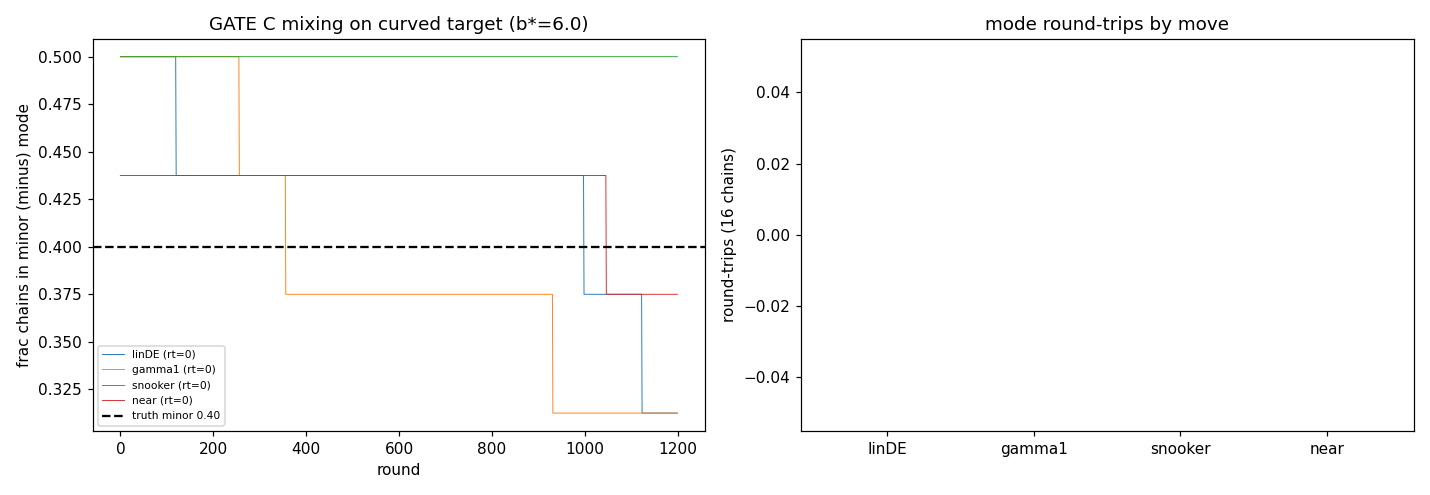

Python code for this plot:
"""GATE-1 (faithful, anti-gaming) + GATE C (curvature robustness) on the curved
testbed, driving the REAL MCLMC kernel.

GATE-1: run the LINEAR DE baseline (de_mclmc.make_composite, the unmodified module)
on the curved target with the honest within-mode mass matrix and a balanced 16-chain
init. Calibrate curvature b so the linear-DE acceptance reproduces the carousel's low
~0.5-1.5% (an order of magnitude below the Gaussian carousel_testbed's ~8.7%). Report
the measured number so the orchestrator can verify calibration. If >5% the testbed is
too easy (ill-posed) -> increase b.

GATE C: at the calibrated b*, run each candidate move on the SAME balanced init and
compare effective mode-mixing (cross-mode round-trips, DE/move acceptance, weight
recovery) against the linear-DE baseline. A method "wins" only if it materially beats
linear DE on round-trips while staying unbiased.

PRE-REGISTRATION (cause/prediction/falsifier):
  Cause: all affine proposals land off the curved ridge (measured in offridge_diag:
  off-ridge 17-700 vs on-manifold 3), so cross-mode acceptance stays ~0.1-1% and
  round-trips stay low for EVERY affine move -- including gamma=1 teleport, near-
  teleport, and snooker.
  Prediction: at b*, round-trips for gamma1/near/snooker are within ~2-3x of linear
  DE (same order), NOT the >10x needed to call it a working mode-hop. near (best in
  geometry) is the most likely to edge ahead but stays << on-manifold mixing.
  Falsifier: any move gives >=10x the linear-DE round-trips at equal cost AND stays
  unbiased -> it beats the curvature wall.

Plots before metrics. Verdicts PROPOSED / UNCERTIFIED. Usage: curved_gates.py [Rscale]
"""
import os, sys, time, json
import numpy as np
import jax, jax.numpy as jnp
jax.config.update("jax_enable_x64", True)
import matplotlib; matplotlib.use("Agg")
import matplotlib.pyplot as plt

HERE = os.path.dirname(os.path.abspath(__file__))
sys.path.insert(0, HERE); sys.path.insert(0, os.path.dirname(HERE))
from curved_testbed import CurvedTarget
from de_teleport import make_teleport_composite
from de_mclmc import make_composite                      # the UNMODIFIED linear-DE baseline
from validate_analytic import integrated_autocorr_time, block_bootstrap_se

D = 10; NCH = 16; K = 20; SEED = 20260627
RS = float(sys.argv[1]) if len(sys.argv) > 1 else 1.0
R = int(1200 * RS)


def balanced_init(t, seed):
    rng = np.random.default_rng(seed)
    a = t.exact_draws_mode(NCH//2, 0, rng); b = t.exact_draws_mode(NCH//2, 1, rng)
    out = np.empty((NCH, D)); out[0::2] = a; out[1::2] = b
    return out


def run(comp, init, n_rounds, seed):
    st = comp["init_states"](jnp.asarray(init), jax.random.key(seed))
    keys = jax.random.split(jax.random.key(seed+7), n_rounds)
    pos = np.empty((n_rounds, NCH, D)); acc = np.empty((n_rounds, NCH))
    for r in range(n_rounds):
        st, (p, ec, a) = comp["round"](st, keys[r]); pos[r] = np.asarray(p); acc[r] = np.asarray(a)
    return pos, acc


def round_trips(modes):
    R_, C = modes.shape; tot = 0; cross = 0
    for c in range(C):
        d = np.diff(modes[:, c]); ups = int((d == 1).sum()); dns = int((d == -1).sum())
        tot += min(ups, dns); cross += int(np.abs(d).sum())
    return tot, cross


def measure(comp, t, init, seed):
    pos, acc = run(comp, init, R, seed)
    modes = t.classify(pos)                     # (R,NCH) 0=plus,1=minus
    w = (modes == 1).mean(1)                    # frac in minus per round
    rt, cross = round_trips(modes)
    return dict(de_acc=float(acc.mean()), rt=rt, cross=cross,
                w_mean=float(w[R//2:].mean()), w_series=w, pos=pos, modes=modes)


def main():
    t0 = time.time(); store = {}; print(f"R={R}", flush=True)

    # ---------------- GATE-1: linear-DE acceptance vs b ----------------------
    print("\n===== GATE-1: linear DE (de_mclmc) acceptance vs curvature b =====", flush=True)
    g1 = []
    for b in [6.0, 9.0, 12.0]:
        t = CurvedTarget(D=D, b=b)
        Cg = jnp.asarray(t.within_mode_cov(0)); Lg = jnp.linalg.cholesky(Cg)
        comp = make_composite(t.logp, D, NCH, L=10.0, step_size=0.05, K=K,
                              b0=0.1, p_jump=0.3, inverse_mass_matrix=Cg, eps_scale=Lg)
        mr = measure(comp, t, balanced_init(t, SEED), SEED)
        g1.append((b, mr)); print(f"  b={b:4.1f}  linDE acc={mr['de_acc']*100:6.3f}%  "
                                  f"round-trips={mr['rt']:3d}  w(minor/minus)={mr['w_mean']:.3f}", flush=True)
    # pick b* with acc closest to 1% (and <5%)
    cand = [(b, mr) for b, mr in g1 if mr['de_acc'] < 0.05]
    b_star, base_mr = min((cand or g1), key=lambda x: abs(x[1]['de_acc'] - 0.01))
    print(f"  -> b* = {b_star} (linDE acc {base_mr['de_acc']*100:.3f}%, target 0.5-1.5%)", flush=True)
    store["gate1_b"] = np.array([x[0] for x in g1])
    store["gate1_acc"] = np.array([x[1]['de_acc'] for x in g1])
    store["gate1_rt"] = np.array([x[1]['rt'] for x in g1])
    store["b_star"] = b_star

    # ---------------- GATE C: compare moves at b* ----------------------------
    print(f"\n===== GATE C: move comparison at b*={b_star} =====", flush=True)
    t = CurvedTarget(D=D, b=b_star)
    Cg = jnp.asarray(t.within_mode_cov(0)); Lg = jnp.linalg.cholesky(Cg)
    init = balanced_init(t, SEED)
    rows = {}
    # baseline linear DE (re-measure at b* with same init/seed as the moves)
    base = make_composite(t.logp, D, NCH, L=10.0, step_size=0.05, K=K,
                          b0=0.1, p_jump=0.3, inverse_mass_matrix=Cg, eps_scale=Lg)
    rows["linDE"] = measure(base, t, init, SEED+1)
    for move in ["gamma1", "snooker"]:
        comp = make_teleport_composite(t.logp, D, NCH, L=10.0, step_size=0.05, K=K,
                                       move=move, b0=0.1, p_jump=0.5,
                                       inverse_mass_matrix=Cg, eps_scale=Lg)
        rows[move] = measure(comp, t, init, SEED+1)
    # near requires isotropic jitter -> use a small isotropic b0 in whitened... pass b0=0.1
    comp = make_teleport_composite(t.logp, D, NCH, L=10.0, step_size=0.05, K=K,
                                   move="near", b0=0.1, p_jump=0.5,
                                   inverse_mass_matrix=Cg, eps_scale=None)
    rows["near"] = measure(comp, t, init, SEED+1)

    for name, mr in rows.items():
        print(f"  {name:8s} move-acc={mr['de_acc']*100:6.3f}%  round-trips={mr['rt']:3d}  "
              f"crossings={mr['cross']:3d}  w(minor)={mr['w_mean']:.3f}", flush=True)
    rt_lin = max(rows["linDE"]["rt"], 1)
    print("\n  round-trip ratio vs linDE (>=10x needed to beat the wall):", flush=True)
    for name, mr in rows.items():
        print(f"    {name:8s}: {mr['rt']/rt_lin:.2f}x", flush=True)

    # ---------------- plots ----------------
    fig, ax = plt.subplots(1, 2, figsize=(13, 4.5))
    for name, mr in rows.items():
        ax[0].plot(mr["w_series"], lw=0.6, label=f"{name} (rt={mr['rt']})")
    ax[0].axhline(t.w[1], color='k', ls='--', label=f"truth minor {t.w[1]:.2f}")
    ax[0].set_xlabel("round"); ax[0].set_ylabel("frac chains in minor (minus) mode")
    ax[0].set_title(f"GATE C mixing on curved target (b*={b_star})"); ax[0].legend(fontsize=7)
    names = list(rows.keys())
    ax[1].bar(names, [rows[n]["rt"] for n in names])
    ax[1].set_ylabel("round-trips (16 chains)"); ax[1].set_title("mode round-trips by move")
    fig.tight_layout(); fig.savefig(os.path.join(HERE, "curved_gates.png"), dpi=110); plt.close(fig)

    store.update({f"rt_{n}": rows[n]["rt"] for n in names})
    store.update({f"acc_{n}": rows[n]["de_acc"] for n in names})
    store.update({f"w_{n}": rows[n]["w_mean"] for n in names})
    store.update({f"wser_{n}": rows[n]["w_series"] for n in names})
    np.savez(os.path.join(HERE, "curved_gates.npz"),
             **{k: np.asarray(v) for k, v in store.items()})
    summ = dict(b_star=b_star,
                gate1=[dict(b=x[0], linDE_acc_pct=x[1]['de_acc']*100, rt=x[1]['rt']) for x in g1],
                gateC={n: dict(move_acc_pct=rows[n]['de_acc']*100, round_trips=rows[n]['rt'],
                               crossings=rows[n]['cross'], w_minor=rows[n]['w_mean'],
                               rt_ratio_vs_linDE=rows[n]['rt']/rt_lin) for n in names})
    with open(os.path.join(HERE, "curved_gates.json"), "w") as f:
        json.dump(summ, f, indent=2, default=float)
    print(f"\nsaved curved_gates.png/.npz/.json  total {time.time()-t0:.1f}s", flush=True)


if __name__ == "__main__":
    main()
